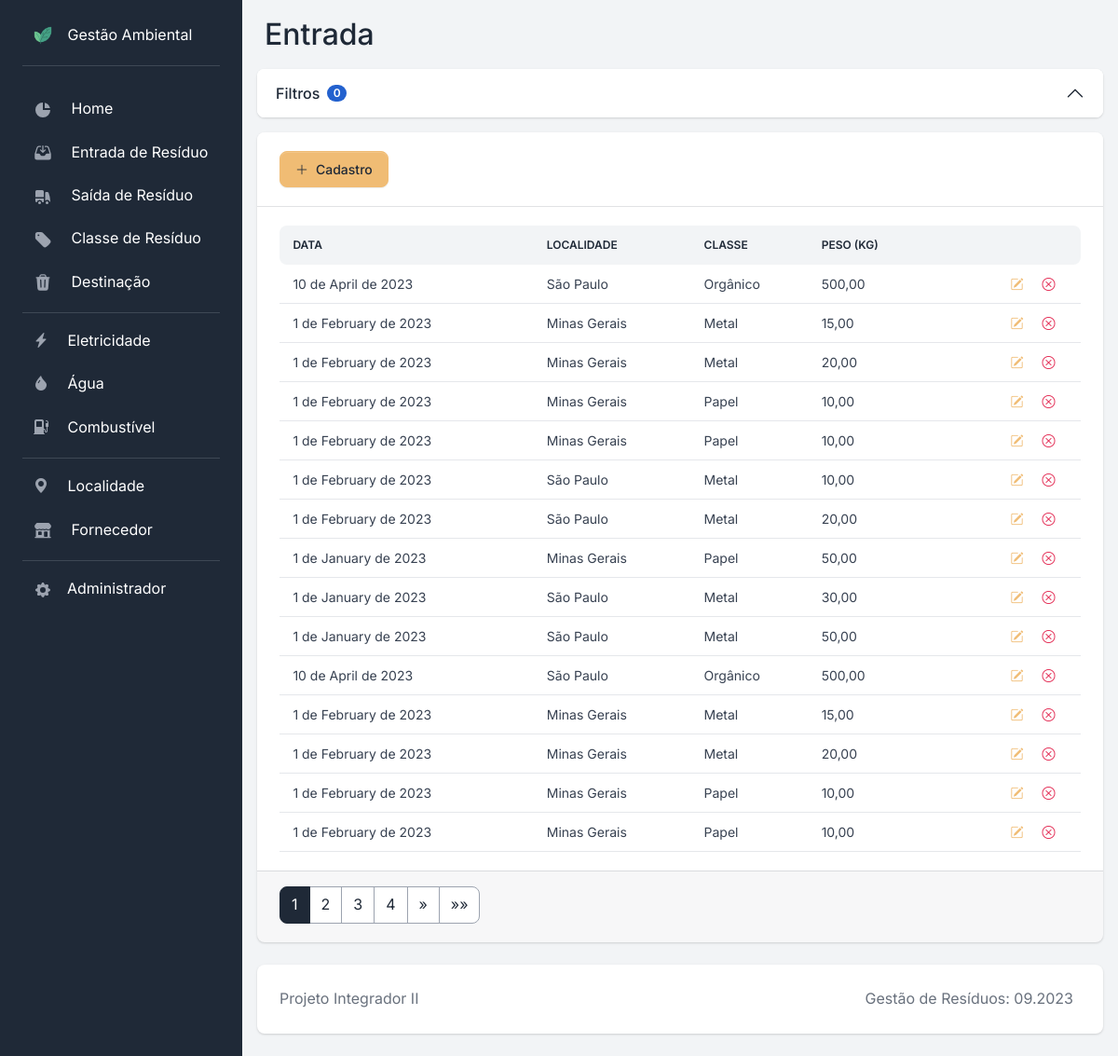
The page /entrada/ on the database its author committed.
### apps/entrada/models.py (models this page shows, shortened)
class Entrada(models.Model):
    id_entrada = models.AutoField(primary_key=True)
    data = models.DateField(null=False, blank=False)
    id_classe = models.ForeignKey(Classe, models.DO_NOTHING, db_column="id_classe")
    id_localidade = models.ForeignKey(
        Localidade, models.DO_NOTHING, db_column="id_localidade"
    )
    peso = models.DecimalField(
        max_digits=10, decimal_places=2, default=0, null=False, blank=False
    )
    class Meta:
        db_table = "entrada"
        ordering = ["-id_entrada"]

### apps/localidade/models.py (models this page shows)
class Localidade(models.Model):
    id_localidade = models.AutoField(primary_key=True)
    nome = models.CharField(max_length=50, blank=False, null=False)
    def __str__(self):
        return f"{self.nome}"
    class Meta:
        db_table = "localidade"
        verbose_name = "Localidade"
        verbose_name_plural = "Localidades"
        ordering = ["nome"]

### apps/classe/models.py (models this page shows)
class Classe(models.Model):
    id_classe = models.AutoField(primary_key=True)
    nome = models.CharField(max_length=50, null=False, blank=False)
    def __str__(self):
        return f"{self.nome}"
    class Meta:
        db_table = "classe"
        verbose_name = "Classe"
        verbose_name_plural = "Classes"
        ordering = ["nome"]

### apps/entrada/views.py (the view)
# urls.py: path("", views.entrada_index, name="entrada"),
def entrada_index(request):
    page_number = request.GET.get("page")
    entradas_filter = EntradaFilter(request.GET, queryset=Entrada.objects.all())
    entradas_paginated = Paginator(entradas_filter.qs, PAGESIZE)
    entradas = entradas_paginated.get_page(page_number)
    context = {
        "object_list": entradas,
        "filter_form": entradas_filter.form,
        "number_of_active_filters": count_active_filters(request, entradas_filter),
    }
    return render(request, "entrada/entrada.html", context)

### apps/utils.py (called while the page is built)
def count_active_filters(request, form):
    active_filters = []
    for field in request.GET.items():
        if field[0] != "page" and field[0] in form.data.keys() and field[1] != "":
            active_filters.append(field[0])
    return len(active_filters)

### templatetags/is_checkbox.py (called while the page is built)
@register.filter(name="is_multiple_choice")
def is_multiple_choice(field):
    return isinstance(field.field.widget, CheckboxSelectMultiple)

### templatetags/page_parser.py (called while the page is built, shortened)
@register.simple_tag
def page_parser(field_name, value, urlencode=None):
    url = f"?{field_name}={value}"
    return url

### templates/entrada/entrada.html (shortened to what this page needs)
{% extends "base_card.html" %}
{% block title %}
    Entrada
{% endblock title %}
{% block content %}
    <div class="table-responsive">
        <table class="table table-centered mb-0 rounded table-sm">
            <thead class="thead-light">
                <tr>
                    <th class="align-middle border-0 rounded-start">Data</th>
                    <th class="align-middle border-0">Localidade</th>
                    <th class="align-middle border-0">Classe</th>
                    <th class="align-middle border-0">Peso (kg)</th>
                    <th class="align-middle border-0 rounded-end"></th>
                </tr>
            </thead>
            <tbody>
                {% for entry in object_list %}
                    <tr class="align-middle">
                        <td>{{ entry.data }}</td>
                        <td>{{ entry.id_localidade }}</td>
                        <td>{{ entry.id_classe }}</td>
                        <td>{{ entry.peso }}</td>
                        <td>
                            <div class="d-flex justify-content-end me-3">
                                <a href="{% url 'entrada_edit' pk=entry.id_entrada %}" title="Editar">
                                    <button class="btn btn-sm shadow-none border-0">
                                        <i class="bi bi-pencil-square text-secondary"></i>
                                    </button>
                                </a>
                                <form onsubmit="return confirm('Confirmar deleção?');"
                                      action="{% url 'entrada_delete' pk=entry.id_entrada %}"
                                      method="POST"
                                      value="delete"
                                      title="Deletar">
                                    <button class="btn btn-sm shadow-none border-0">
                                        <i class="bi bi-x-circle text-danger"></i>
                                    </button>
                                </form>
                            </div>
                        </td>
                    </tr>
                {% empty %}
                    <tr>
                        <td colspan="5">Nenhuma entrada cadastrada</td>
                    </tr>
                {% endfor %}
            </tbody>
        </table>
    </div>
{% endblock content %}

### rows shown on the page
Entrada: data "10 de April de 2023", id_localidade "São Paulo", id_classe "Orgânico", peso "500,00"
Entrada: data "1 de February de 2023", id_localidade "Minas Gerais", id_classe "Metal", peso "15,00"
Entrada: data "1 de February de 2023", id_localidade "Minas Gerais", id_classe "Metal", peso "20,00"
Entrada: data "1 de February de 2023", id_localidade "Minas Gerais", id_classe "Papel", peso "10,00"
Entrada: data "1 de February de 2023", id_localidade "Minas Gerais", id_classe "Papel", peso "10,00"
Entrada: data "1 de February de 2023", id_localidade "São Paulo", id_classe "Metal", peso "10,00"
Entrada: data "1 de February de 2023", id_localidade "São Paulo", id_classe "Metal", peso "20,00"
Entrada: data "1 de January de 2023", id_localidade "Minas Gerais", id_classe "Papel", peso "50,00"
Entrada: data "1 de January de 2023", id_localidade "São Paulo", id_classe "Metal", peso "30,00"
Entrada: data "1 de January de 2023", id_localidade "São Paulo", id_classe "Metal", peso "50,00"
Entrada: data "10 de April de 2023", id_localidade "São Paulo", id_classe "Orgânico", peso "500,00"
Entrada: data "1 de February de 2023", id_localidade "Minas Gerais", id_classe "Metal", peso "15,00"
Entrada: data "1 de February de 2023", id_localidade "Minas Gerais", id_classe "Metal", peso "20,00"
Entrada: data "1 de February de 2023", id_localidade "Minas Gerais", id_classe "Papel", peso "10,00"
Entrada: data "1 de February de 2023", id_localidade "Minas Gerais", id_classe "Papel", peso "10,00"

### other values the page prints
{{ number_of_active_filters }} "0"
{{ i }} "1"
{{ i }} "2" "3" "4"
